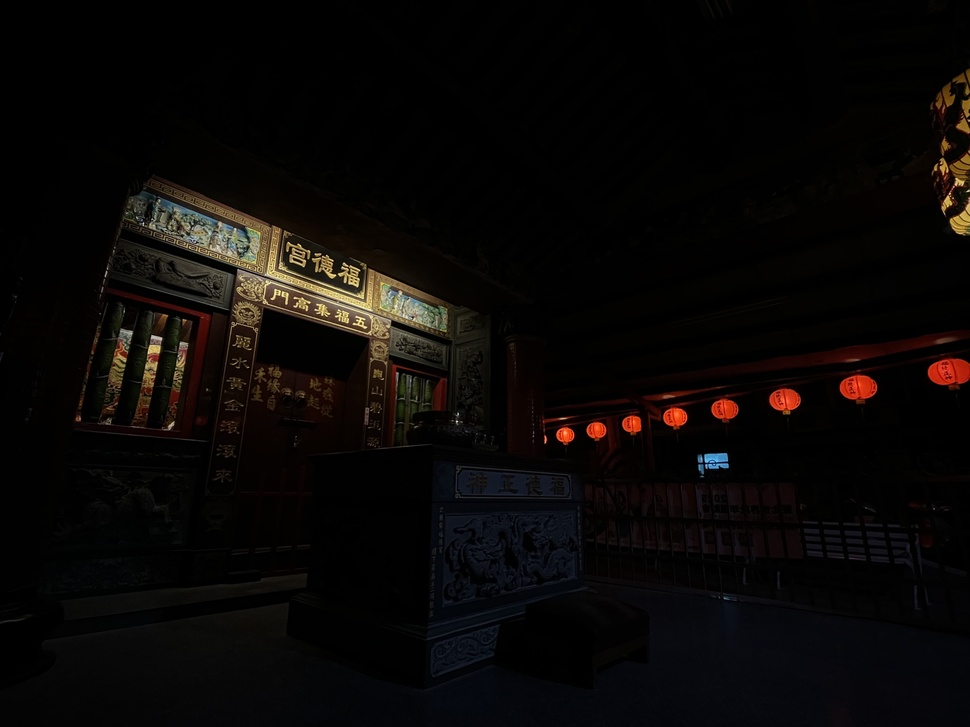
#> input picture Aligned_Image/aligned_0.jpg, 970 x 727 px, shrunk from 4032 x 3024 before the run, found by its file name
$ python MTB.py
#> lines starting #> are read from the running program, lines starting #| are printed output that depends on the picture; after the words box and inside, x2 and y2 are one past the last pixel; in counts of white or black regions, pixels touching at a corner belong together
import cv2
import numpy as np

def median_threshold_bitmap(image):
    """
    將圖像轉換為 Median Threshold Bitmap (MTB)
    """
    gray = cv2.cvtColor(image, cv2.COLOR_BGR2GRAY)
    median = np.median(gray)
    bitmap = np.where(gray >= median, 1, 0).astype(np.uint8)
    return bitmap

def shift_image(image, dx, dy):
    """
    根據給定的 dx, dy 來移動圖像
    """
    rows, cols = image.shape[:2]
    M = np.float32([[1, 0, dx], [0, 1, dy]])
    return cv2.warpAffine(image, M, (cols, rows), flags=cv2.INTER_NEAREST)

def align_images(images):
    """
    對齊多張圖片，假設第一張圖片為基準。
    """
    base_image = images[0]
    base_mtb = median_threshold_bitmap(base_image)
    aligned_images = [base_image]

    for img in images[1:]:
        best_dx, best_dy = 0, 0
        min_diff = float('inf')
        mtb = median_threshold_bitmap(img)

        for dx in range(-10, 11):  # 搜索 -10 到 10 像素範圍內的最佳對齊
            for dy in range(-10, 11):
                shifted_mtb = shift_image(mtb, dx, dy)
                diff = np.sum(np.abs(shifted_mtb - base_mtb))

                if diff < min_diff:
                    min_diff = diff
                    best_dx, best_dy = dx, dy

        aligned_img = shift_image(img, best_dx, best_dy)
        aligned_images.append(aligned_img)

    return aligned_images

# 測試
if __name__ == "__main__":
    image_files = ["aligned_0.jpg", "aligned_1.jpg", "aligned_2.jpg", "aligned_3.jpg", "aligned_4.jpg"]  # 載入圖片列表
    images = [cv2.imread(f) for f in image_files]
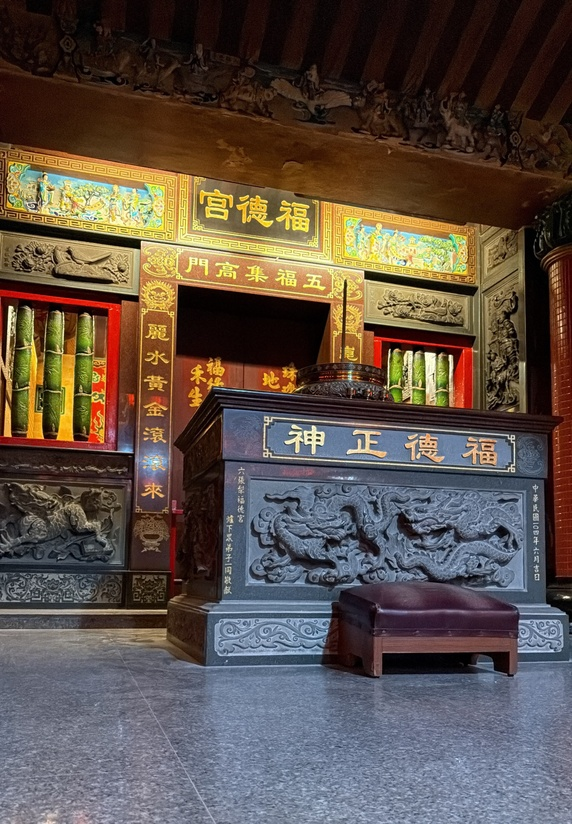
#> input picture Aligned_Image/aligned_1.jpg, 572 x 824 px, shrunk from 2376 x 3424 before the run, found by its file name
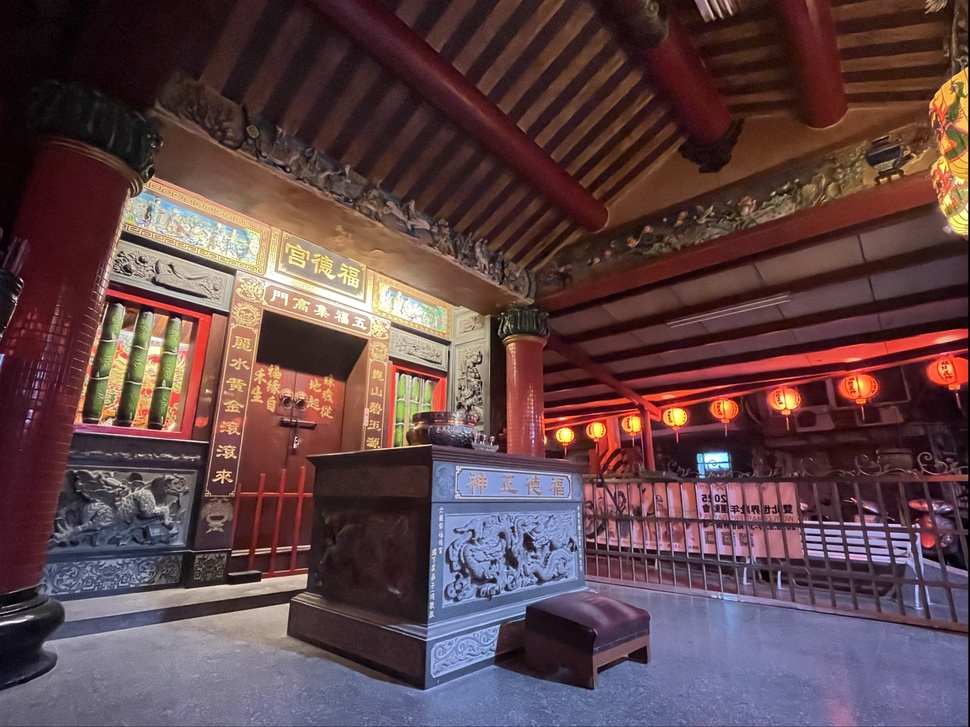
#> input picture Aligned_Image/aligned_2.jpg, 970 x 727 px, shrunk from 4032 x 3024 before the run, found by its file name
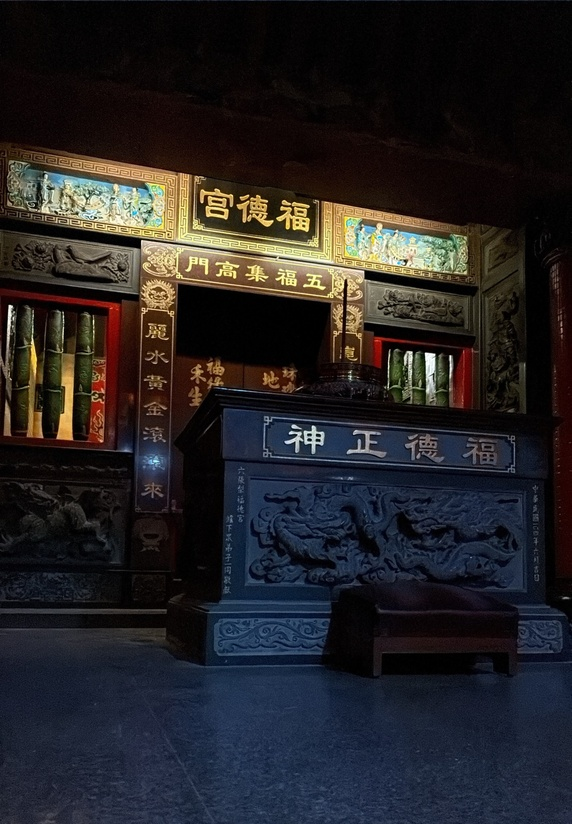
#> input picture Aligned_Image/aligned_3.jpg, 572 x 824 px, shrunk from 2376 x 3424 before the run, found by its file name
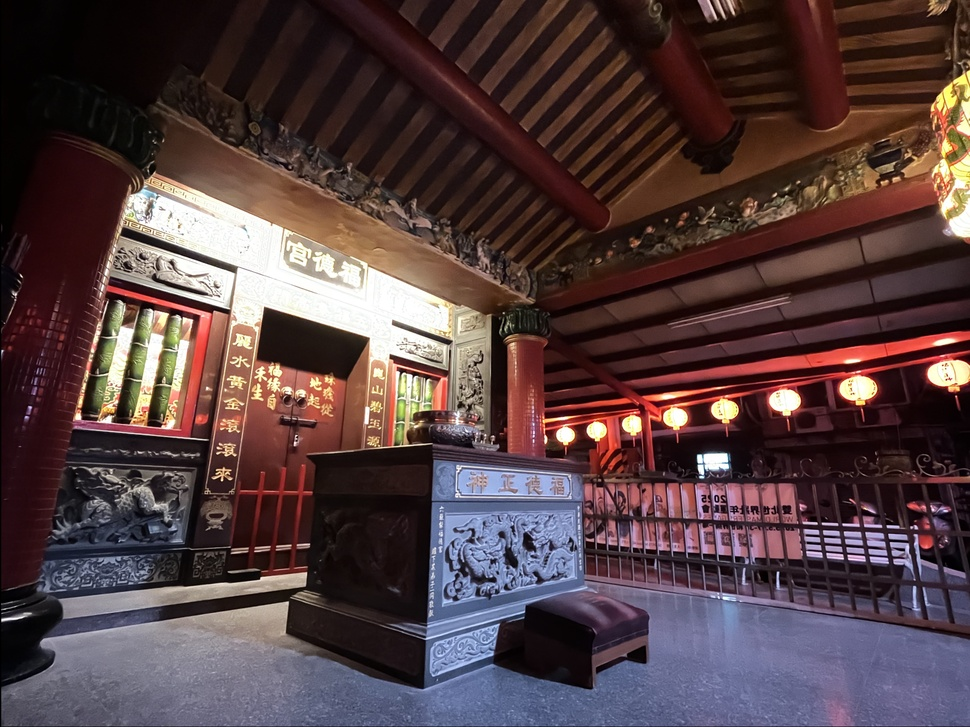
#> input picture Aligned_Image/aligned_4.jpg, 970 x 727 px, shrunk from 4032 x 3024 before the run, found by its file name
#> images = 5 items
    aligned_images = align_images(images)
#> in align_images, base_image is the input picture: shape (727, 970, 3); mean B, G, R 6.6, 7.8, 10.3
#> in median_threshold_bitmap, `median = np.median(gray)`: median = 2
#> in median_threshold_bitmap, `bitmap = np.where(gray >= median, 1, 0).astype(np.uint8)`:
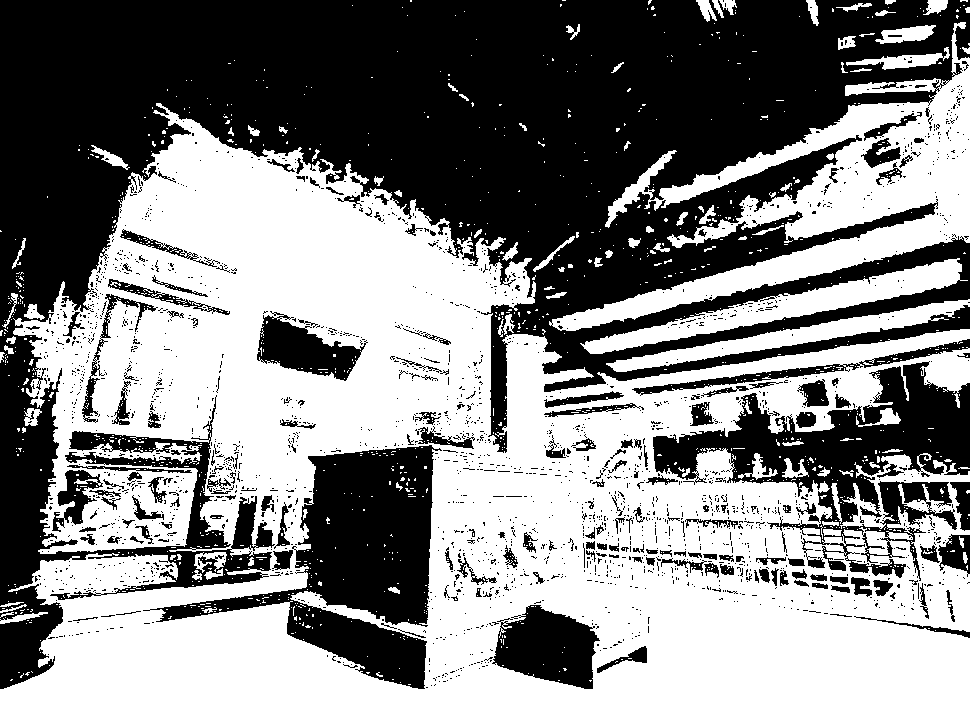
#> bitmap: shape (727, 970); values 0 (black) and 1 (white), 53.2% white; 2225 black regions (2035 under 20 px), largest, box (x1, y1, x2, y2) and area: (0, 0, 970, 689) 240553, (143, 445, 442, 689) 27255, (653, 361, 970, 581) 24044
#> the loop in align_images, `for img in images[1:]:` made 1 pass
#> median in median_threshold_bitmap on pass 1: 81
#> pass 1, in median_threshold_bitmap (call 2), `gray = cv2.cvtColor(image, cv2.COLOR_BGR2GRAY)`:
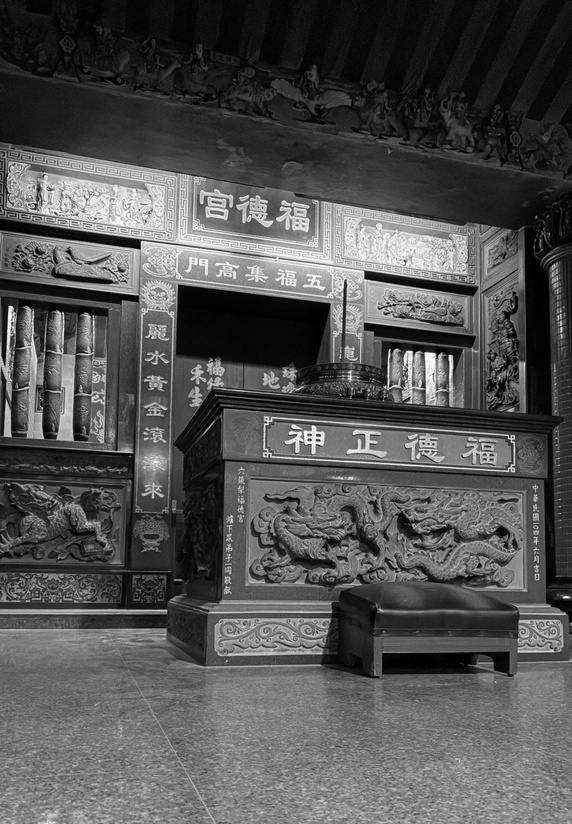
#> gray: shape (824, 572); min 0, max 254, mean 83.4
#> pass 1, in median_threshold_bitmap (call 2), `bitmap = np.where(gray >= median, 1, 0).astype(np.uint8)`:
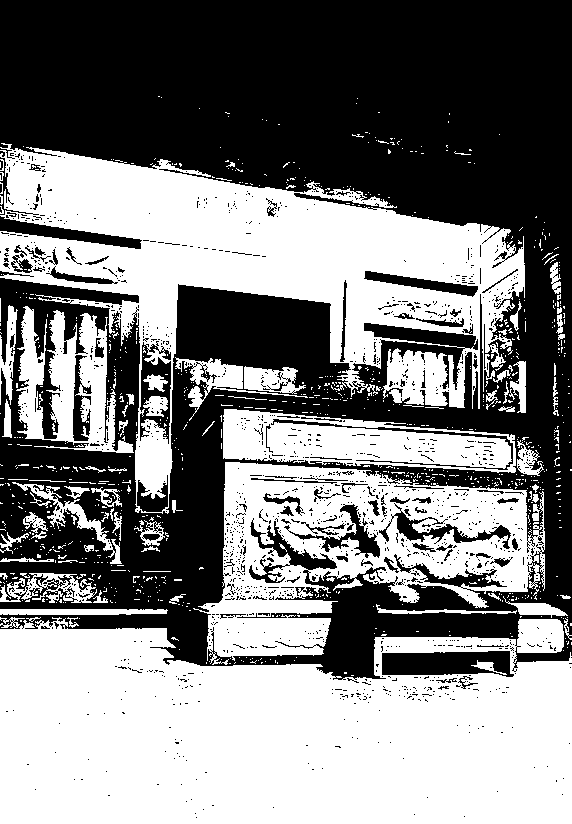
#> bitmap: shape (824, 572); values 0 (black) and 1 (white), 50.2% white; 1416 black regions (1316 under 20 px), largest, box (x1, y1, x2, y2) and area: (0, 0, 572, 680) 214314, (382, 651, 514, 677) 2712, (0, 216, 142, 249) 1518
#> after the loop in align_images, `for img in images[1:]:`: aligned_images = 1 item
#> (the run stopped early here; a loop or call above may not have finished)
